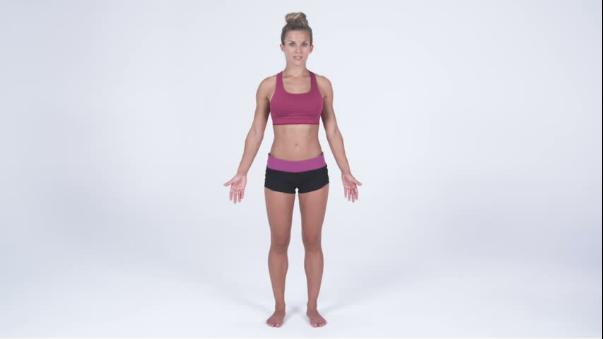
#> input picture ComputerVision/images/woman.jpg, 604 x 339 px, found by its file name
$ python Dhs-ImageMeasurement.py
#> lines starting #> are read from the running program, lines starting #| are printed output that depends on the picture; after the words box and inside, x2 and y2 are one past the last pixel; in counts of white or black regions, pixels touching at a corner belong together
#!/usr/bin/env python3
# -*- coding: utf-8 -*-
"""
Created on Thu Apr 11 14:23:59 2019

@author: danyal
"""

import sys
import cv2
import numpy
from scipy.ndimage import label

def segment_on_dt(a, img):
    border = cv2.dilate(img, None, iterations=5)
    border = border - cv2.erode(border, None)

    dt = cv2.distanceTransform(img, 2, 3)
    dt = ((dt - dt.min()) / (dt.max() - dt.min()) * 255).astype(numpy.uint8)
    _, dt = cv2.threshold(dt, 180, 255, cv2.THRESH_BINARY)
    lbl, ncc = label(dt)
    lbl = lbl * (255 / (ncc + 1))
    # Completing the markers now.
    lbl[border == 255] = 255

    lbl = lbl.astype(numpy.int32)
    cv2.watershed(a, lbl)

    lbl[lbl == -1] = 0
    lbl = lbl.astype(numpy.uint8)
    return 255 - lbl


img = cv2.imread('/home/danyal/Projects/OpenCV/images/woman.jpg')
#> img is the input picture: shape (339, 604, 3); mean B, G, R 229.3, 220, 220.9
img = cv2.resize(img, (450, 280))
#> img: shape (280, 450, 3)

# Pre-processing.
img_gray = cv2.cvtColor(img, cv2.COLOR_BGR2GRAY)
_, img_bin = cv2.threshold(img_gray, 0, 255,
        cv2.THRESH_OTSU)
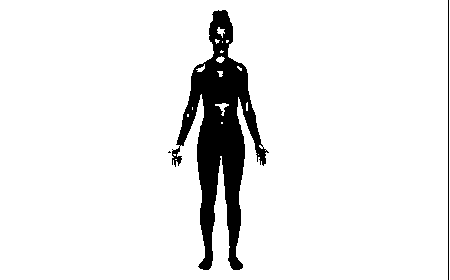
#> img_bin: shape (280, 450); 92.3% white; 3 black regions (1 under 20 px), largest, box (x1, y1, x2, y2) and area: (172, 10, 269, 270) 9374, (448, 0, 449, 280) 280
img_bin = cv2.morphologyEx(img_bin, cv2.MORPH_OPEN,
        numpy.ones((3, 3), dtype=int))
#> img_bin: shape (280, 450); 91.9% white; 2 black regions, box (x1, y1, x2, y2) and area: (168, 10, 269, 270) 9603, (448, 0, 450, 280) 560

result = segment_on_dt(img, img_bin)
#> in segment_on_dt, `border = cv2.dilate(img, None, iterations=5)`: border: shape (280, 450); 97.4% white; 3 black regions (1 under 20 px), largest, box (x1, y1, x2, y2) and area: (196, 66, 244, 227) 3224, (218, 16, 225, 24) 42
#> in segment_on_dt, `border = border - cv2.erode(border, None)`: border: shape (280, 450); 0.58% white in thin lines or dots, all inside (x1, y1, x2, y2) = (195, 15, 245, 228)
#> in segment_on_dt, `dt = ((dt - dt.min()) / (dt.max() - dt.min()) * 255).astype(numpy.uint8)`:
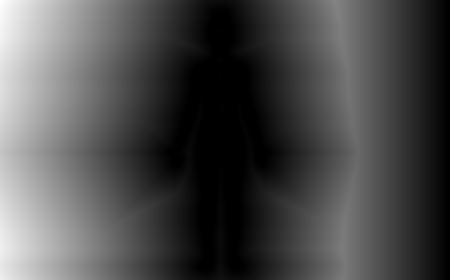
#> dt: shape (280, 450); min 0, max 255, mean 75.5
#> in segment_on_dt, `_, dt = cv2.threshold(dt, 180, 255, cv2.THRESH_BINARY)`:
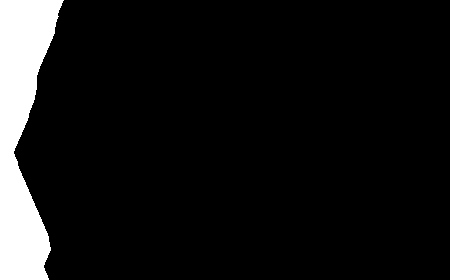
#> dt: shape (280, 450); 8.5% white; 1 white region, box (x1, y1, x2, y2) and area: (0, 0, 64, 280) 10731
#> in segment_on_dt, `lbl, ncc = label(dt)`: ncc = 1
#> in segment_on_dt, `lbl = lbl * (255 / (ncc + 1))`: lbl: shape (280, 450) float64; values 0 (black) and 127.5 (white), 8.5% white; 1 white region
#> in segment_on_dt, `lbl[border == 255] = 255`: lbl: shape (280, 450) float64; min 0, max 255, mean 12.3
#> in segment_on_dt, `lbl = lbl.astype(numpy.int32)`: lbl: shape (280, 450) int32; 3 distinct labels, from 0 to 255
#> in segment_on_dt, `lbl[lbl == -1] = 0`:
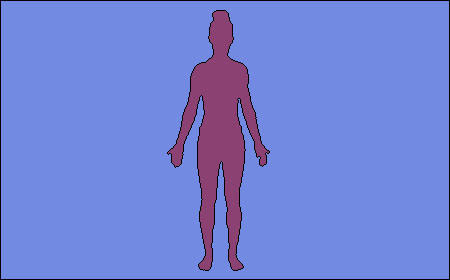
#> lbl: shape (280, 450) int32; 3 distinct labels, from 0 to 255; one colour per label, 0 black
#> in segment_on_dt, `return 255 - lbl`:
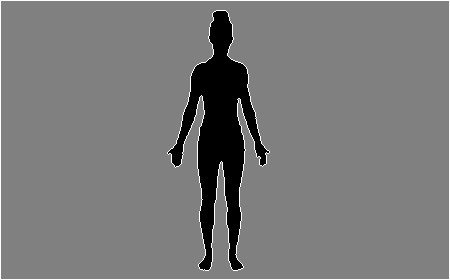
#> returned value: shape (280, 450); min 0, max 255, mean 121
#result[result == 0] = 255
#result[result == 128] = 0

#can = cv2.Canny(result, 10, 300)
#cv2.imshow('Canny', can)


# Countours Found
contours, hierarchy = cv2.findContours(result,cv2.RETR_TREE,cv2.CHAIN_APPROX_SIMPLE)
#> contours = 2 contours; box (x1, y1, x2, y2) and area: (0, 0, 450, 280) 125271, (167, 10, 270, 271) 9920
cv2.drawContours(img, contours, 1, (0 ,255, 0), 3)
c = max(contours, key = cv2.contourArea)
#> c = [[0, 0], [0, 279], [449, 279], [449, 0]]
x,y,w,h = cv2.boundingRect(contours[1])
#> x = 167; y = 10; w = 103; h = 261
print(x,y,w,h)
#| 167 10 103 261
    # draw the book contour (in green)
cv2.rectangle(img,(x,y),(x+w,y+h),(150,0,0),2)
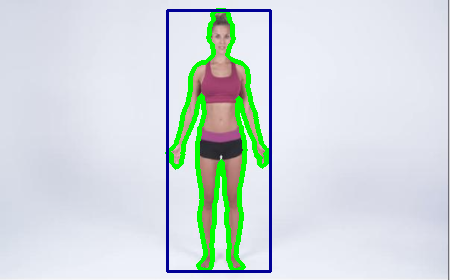
#> img: shape (280, 450, 3); mean B, G, R 220.3, 219.2, 208.9
#cv2.imshow('result', img)

crop_img = img[y:y+h, x:x+w] #img[y:y+h, x:x+w]
#cv2.imshow('crop',crop_img)

imgheight = crop_img.shape[0] #h
#> imgheight = 261
imgwidth = crop_img.shape[1] #w
#> imgwidth = 103

y1 = 0
M = imgheight//9
#> M = 29
N = imgwidth//2
#> N = 51

for yy in range(0,imgheight,M):
    for xx in range(0, imgwidth, N):
        y1 = yy + M
        x1 = xx + N
        tiles = crop_img[yy:yy+M,xx:xx+N]

        cv2.rectangle(crop_img, (xx, yy), (x1, y1), (150, 150, 0))
        cv2.imwrite("save/" + str(xx) + '_' + str(yy)+".png",tiles)
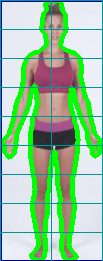
#> crop_img: shape (261, 103, 3); mean B, G, R 158.7, 197.9, 152.5

#cv2.imwrite("asas.png",crop_img)
cv2.imshow('grid',crop_img)


# [12 lines of commented-out code are left out]

cv2.waitKey(0)
cv2.destroyAllWindows()
